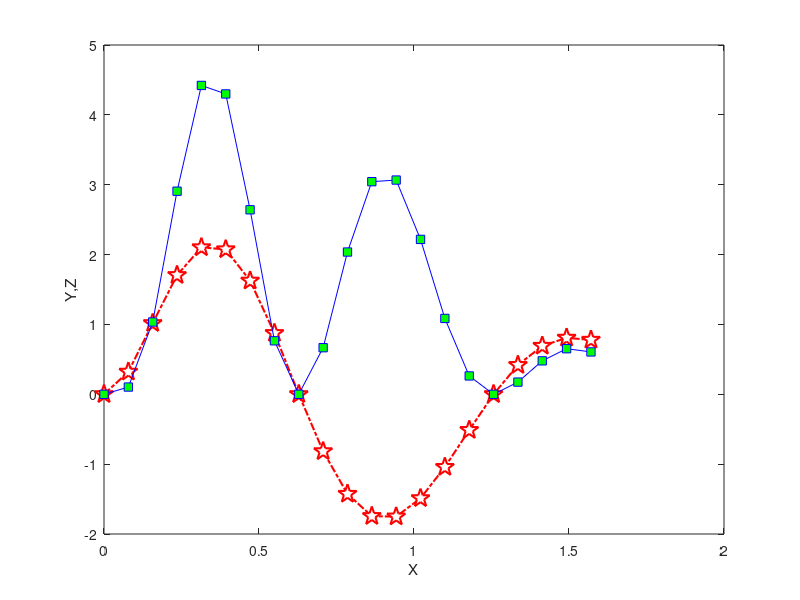

Recreate this plot in MATLAB.
% 201602057 Junkyu Lim
a = 2
b = 5

x = 0:pi/40:pi/2
y = b*exp(-a*x).*sin(b*x).*(0.012*x.^4-0.15*x.^3+0.075*x.^2+2.5*x)
z = y.^2
w = [x' y' z']
format short g

plot(x,y,'-.rp',...
      'LineWidth',1.5,...
      'MarkerSize',14,...
      'MarkerEdgeColor','red',...
      'MarkerFaceColor','white')

hold on
plot(x,z,'-bs',...
      'MarkerEdgeColor','blue',...
      'MarkerFaceColor','green')
hold off
xlabel('X')
ylabel('Y,Z')